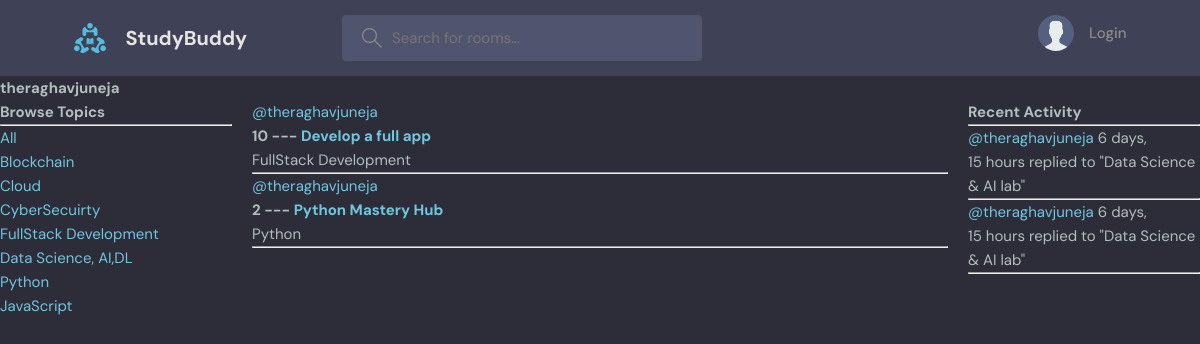
Page /user-profile/2/ on the committed database.
### base/models.py (models this page shows, shortened)
class Topic(models.Model):
    name=models.CharField(max_length=200)

class Room(models.Model):
    host=models.ForeignKey(User,on_delete=models.SET_NULL,null=True)
    topic=models.ForeignKey(Topic,on_delete=models.SET_NULL,null=True)
    name=models.CharField(max_length=200)
    description=models.TextField(null=True,blank=True)
    participants=models.ManyToManyField(User,related_name='participants',blank=True)
    updated=models.DateTimeField(auto_now=True)
    created=models.DateTimeField(auto_now_add=True)
    class Meta:
        ordering=['-updated','-created']
    def __str__(self):
        return self.name

class Message(models.Model):
    user=models.ForeignKey(User,on_delete=models.CASCADE)
    room=models.ForeignKey(Room,on_delete=models.CASCADE)
    body = models.TextField(null=True, blank=True)
    updated=models.DateTimeField(auto_now=True)
    created=models.DateTimeField(auto_now_add=True)
    class Meta:
        ordering=['-updated','-created']

### base/views.py (the view)
# urls.py: path('user-profile/<str:pk>/', views.userProfile, name='user-profile'),
def userProfile(request,pk):
    user=User.objects.get(id=pk)
    rooms=user.room_set.all()
    room_messages=user.message_set.all()
    topics=Topic.objects.all()
    context={'user':user,'rooms':rooms,'room_messages':room_messages,'topics':topics}
    return render(request,'base/profile.html',context)

### base/templates/base/profile.html (shortened to what this page needs)
{% extends 'main.html' %}
{% block content %}
<h1>{{user.username}}</h1>
<div class="profile-container">
    <div>
        {% include 'base/topic_components.html' %}
    </div>
    <div>
        {% include 'base/feed_component.html' %}
    </div>
    <div>
        {% include 'base/activity_component.html' %}
    </div>
</div>
{% endblock content %}

### base/templates/base/topic_components.html
<h3>Browse Topics</h3>
        <hr>
        <div>
            <a href="{% url 'home' %}">All</a>
        </div>
        {% for topic in topics %}
        <div>
            <a href="{% url 'home' %}?q={{ topic.name }}">{{ topic.name }}</a>
        </div>
        {% endfor %}

### base/templates/base/feed_component.html (shortened to what this page needs)
<div>
    {% for room in rooms %}
    <div>
        {% if room.host %}
        <a href="{% url 'user-profile' room.host.id %}">@{{ room.host.username }}</a>
        {% else %}
            <span>Unknown Host</span>
        {% endif %}
        <h5>{{ room.id }} --- <a href="{% url 'room' room.id %}">{{ room.name }}</a></h5>
        <small>{{ room.topic.name }}</small>
        <hr>
    </div>
    {% endfor %}
</div>

### base/templates/base/activity_component.html (shortened to what this page needs)
<h3>Recent Activity</h3>
<hr>
{% for message in room_messages %}
<div>
    <small>
        <a href="{% url 'user-profile' message.user.id %}">@{{ message.user }}</a>
        {{ message.created|timesince }}
    </small>
    <small>replied to "{{ message.room }}"</small>
    <hr>
</div>
{% endfor %}

### static/styles/main.css (style rules this page uses)
:root { --color-main: #71c6dd; --color-main-light: #e1f6fb; --color-dark: #3f4156; --color-dark-medium: #51546e; --color-dark-light: #696d97; --color-light: #e5e5e5; --color-gray: #8b8b8b; --color-light-gray: #b2bdbd; --color-bg: #2d2d39; --color-success: #5dd693; --color-error: #fc4b0b; }
* { font-family: "DM Sans", -apple-system, BlinkMacSystemFont, "Segoe UI", Roboto, Oxygen, Ubuntu, Cantarell, "Open Sans", "Helvetica Neue", sans-serif; margin: 0; padding: 0; box-sizing: border-box; text-rendering: optimizeLegibility; font-size: inherit; }
html { font-size: 56.25%; }
@media only screen and (min-width: 1200px) { html { font-size: 62.5%; } }
body { line-height: 1.6; font-weight: 400; font-size: 1.5rem; color: var(--color-light-gray); background-color: var(--color-bg); min-height: 100vh; }
a { display: inline-block; color: var(--color-main); text-decoration: none; }

### base/templates/base/profile.html (style rules this page uses)
.profile-container { display: grid; grid-template-columns: 1fr 3fr 1fr; gap: 20px; }

### rows in the picture
Topic: name "Blockchain"
Topic: name "Cloud"
Topic: name "CyberSecuirty"
Topic: name "FullStack Development"
Topic: name "Data Science, AI,DL"
Topic: name "Python"
Topic: name "JavaScript"
Room: host.username "theraghavjuneja", id "10", name "Develop a full app", topic.name "FullStack Development"
Room: host.username "theraghavjuneja", id "2", name "Python Mastery Hub", topic.name "Python"
Message: user "theraghavjuneja", created "6 days, 15 hours", room "Data Science & AI lab"
Message: user "theraghavjuneja", created "6 days, 15 hours", room "Data Science & AI lab"

### other values in the picture
{{ user.username }} "theraghavjuneja"
